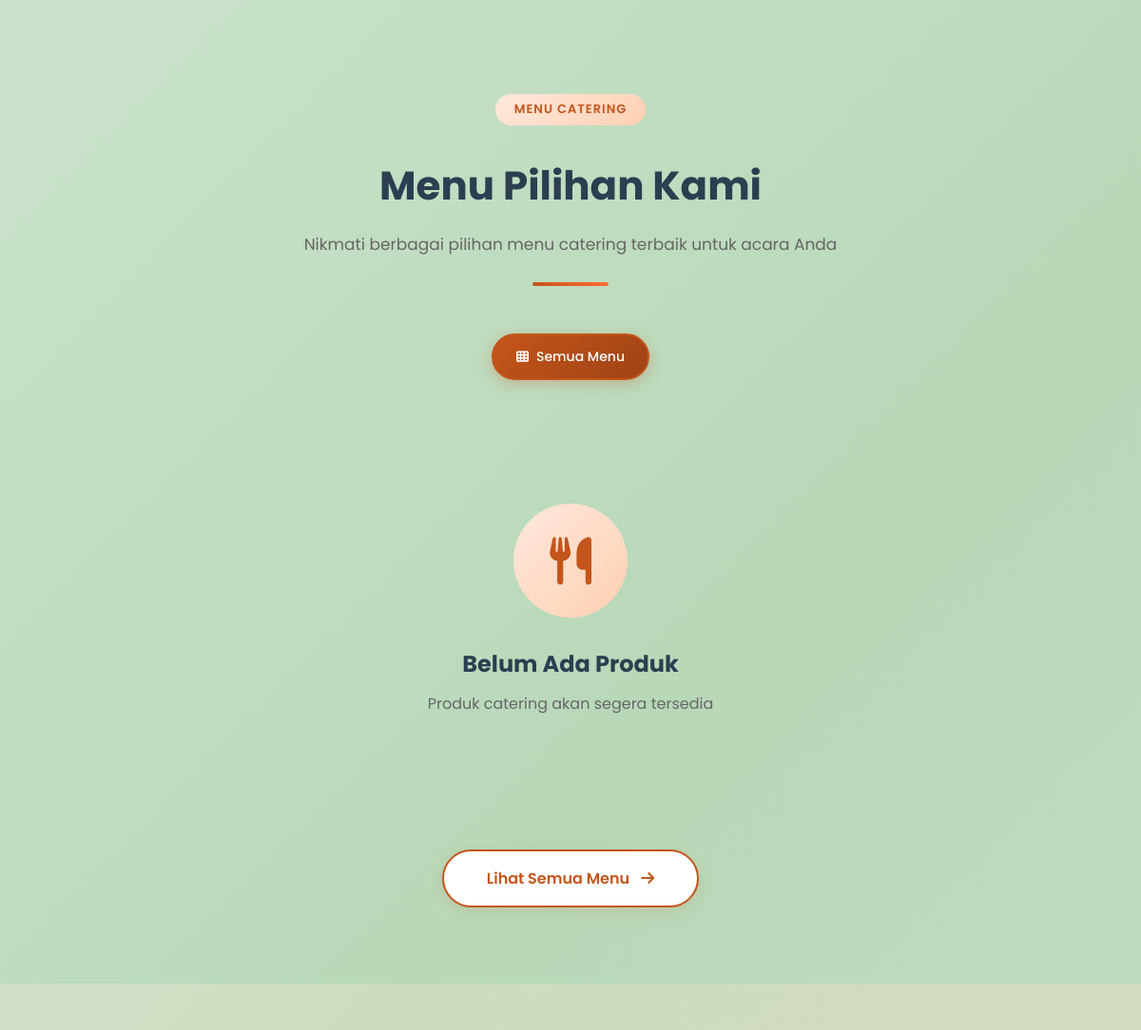
Before: / (middle part) with the older database file.
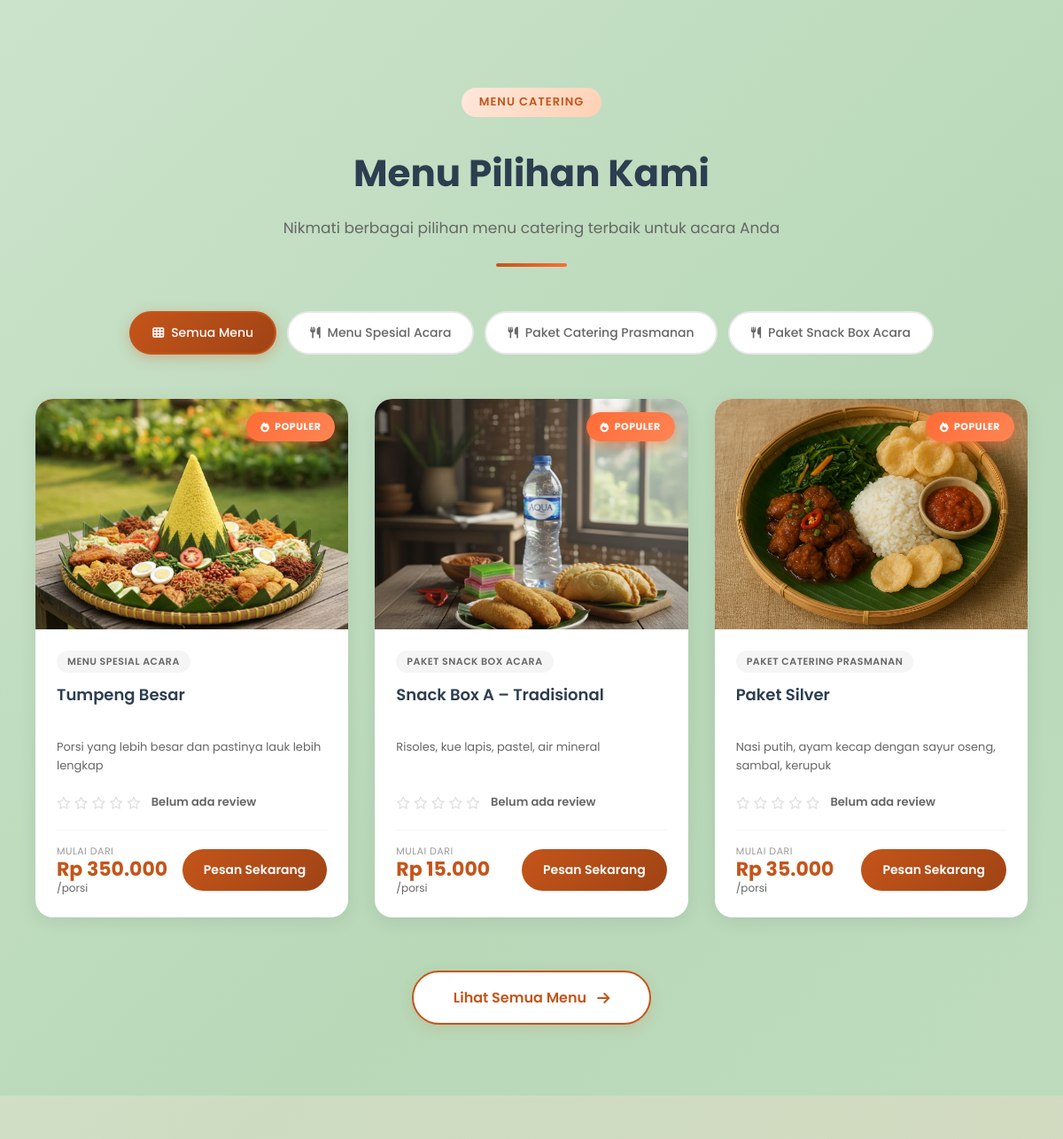
After: the same page with the newer database file.
### products/models.py (models this page shows, shortened)
class Category(models.Model):
    name = models.CharField(max_length=200, unique=True)
    slug = models.SlugField(max_length=200, unique=True, blank=True)
    description = models.TextField(blank=True)
    is_active = models.BooleanField(default=True)
    created_at = models.DateTimeField(auto_now_add=True)
    updated_at = models.DateTimeField(auto_now=True)
    class Meta:
        verbose_name_plural = "Categories"
        ordering = ['name']

class Product(models.Model):
    STATUS_CHOICES = [
        ('active', 'Active'),
        ('inactive', 'Inactive'),
        ('out_of_stock', 'Out of Stock'),
    ]
    category = models.ForeignKey(Category, on_delete=models.CASCADE, related_name='products')
    name = models.CharField(max_length=200)
    slug = models.SlugField(max_length=200, unique=True, blank=True)
    description = models.TextField()
    price = models.DecimalField(
        max_digits=12,
        decimal_places=0,
        validators=[MinValueValidator(0)]
    )
    image = models.ImageField(upload_to='products/%Y/%m/%d/', blank=True, null=True)
    stock = models.PositiveIntegerField(default=0)
    status = models.CharField(max_length=20, choices=STATUS_CHOICES, default='active')
    is_featured = models.BooleanField(default=False)
    created_at = models.DateTimeField(auto_now_add=True)
    updated_at = models.DateTimeField(auto_now=True)
    class Meta:
        ordering = ['-created_at']
    def get_average_rating(self):
        approved_reviews = self.reviews.filter(is_approved=True)
        if approved_reviews.exists():
            total = sum(review.rating for review in approved_reviews)
            return round(total / approved_reviews.count(), 1)
        return 0
    def get_review_count(self):
        return self.reviews.filter(is_approved=True).count()

### products/views.py (the view)
# urls.py: path('', views.home, name='home'),
def home(request):
    categories = Category.objects.filter(is_active=True)
    products = Product.objects.filter(
        status='active',
        is_featured=True
    ).select_related('category')[:8]
    context = {
        'categories': categories,
        'products': products,
        'show_search': False,  # ← SEARCH BAR TIDAK MUNCUL
    }
    return render(request, 'home.html', context)

### cart/context_processors.py (called while the page is built)
def cart_count(request):
    count = 0
    if request.user.is_authenticated:
        try:
            cart = Cart.objects.get(user=request.user)
            count = cart.total_items
        except Cart.DoesNotExist:
            count = 0
    return {'cart_count': count}

### products/templatetags/currency_filters.py (called while the page is built)
@register.filter(name='rupiah')
def rupiah(value):
    try:
        value = int(value)
        return f"Rp {value:,}".replace(',', '.')
    except (ValueError, TypeError):
        return "Rp 0"

### templates/home.html (shortened to what this page needs)
{% extends 'base.html' %}
{% load static %}
{% load currency_filters %}
{% block content %}
<section class="hero">
</section>
<section class="products-section">
    <div class="products-container">
        <div class="section-header">
            <span class="section-subtitle">Menu Catering</span>
            <h2>Menu Pilihan Kami</h2>
            <p>Nikmati berbagai pilihan menu catering terbaik untuk acara Anda</p>
            <div class="section-divider"></div>
        </div>
        <div class="product-filters">
            <button class="filter-btn active" data-filter="all">
                <i class="fas fa-th"></i>
                <span>Semua Menu</span>
            </button>
            {% for category in categories %}
            <button class="filter-btn" data-filter="{{ category.name|lower }}">
                <i class="fas fa-utensils"></i>
                <span>{{ category.name }}</span>
            </button>
            {% endfor %}
        </div>
        <div class="products-grid">
            {% for product in products %}
            <div class="product-card" data-category="{{ product.category.name|lower }}">
                <div class="product-image">
                    {% if forloop.counter <= 3 %}
                    <div class="product-badge">
                        <i class="fas fa-fire"></i> Populer
                    </div>
                    {% endif %}
                </div>
                <div class="product-info">
                    <span class="product-category">{{ product.category.name }}</span>
                    <h3>{{ product.name }}</h3>
                    <p class="product-desc">{{ product.description|truncatewords:12 }}</p>
                    <div class="product-rating">
                        {% with avg_rating=product.get_average_rating review_count=product.get_review_count %}
                            {% if review_count > 0 %}
                                {% with full_stars=avg_rating|floatformat:0|add:"0" %}
                                    {% for i in "12345" %}
                                        {% if forloop.counter <= full_stars %}
                                            <i class="fas fa-star"></i>
                                        {% elif forloop.counter|add:"-1" < avg_rating and avg_rating < forloop.counter %}
                                            <i class="fas fa-star-half-alt"></i>
                                        {% else %}
                                            <i class="far fa-star"></i>
                                        {% endif %}
                                    {% endfor %}
                                {% endwith %}
                                <span class="rating-text">{{ avg_rating|floatformat:1 }} <span class="review-count">({{ review_count }})</span></span>
                            {% else %}
                                {% for i in "12345" %}
                                    <i class="far fa-star"></i>
                                {% endfor %}
                                <span class="rating-text">Belum ada review</span>
                            {% endif %}
                        {% endwith %}
                    </div>
                    <div class="product-footer">
                        <div class="product-price-wrapper">
                            <span class="price-label">Mulai dari</span>
                            <span class="product-price">{{ product.price|rupiah }}</span>
                            <span class="price-unit">/porsi</span>
                        </div>
                        <a href="{% url 'product_detail' product.pk %}" class="btn-primary btn-small">
                            <span>Pesan Sekarang</span>
                        </a>
                    </div>
                </div>
            </div>
            {% empty %}
            <div class="empty-state">
                <div class="empty-icon">
                    <i class="fas fa-utensils"></i>
                </div>
                <h3>Belum Ada Produk</h3>
                <p>Produk catering akan segera tersedia</p>
            </div>
            {% endfor %}
        </div>
        <div class="view-all-wrapper">
            <a href="{% url 'menu' %}" class="btn-view-all">
                <span>Lihat Semua Menu</span>
                <i class="fas fa-arrow-right"></i>
            </a>
        </div>
    </div>
</section>
<section class="features-section">
</section>
{% endblock %}

### templates/base.html (shortened to what this page needs)
{% load static %}
<!DOCTYPE html>
<html lang="id">
<head>
    <link rel="stylesheet" href="https://cdnjs.cloudflare.com/ajax/libs/font-awesome/6.4.0/css/all.min.css">
    <link rel="stylesheet" href="{% static 'css/home.css' %}">
</head>
<body>
    {% block content %}
    {% endblock %}
</body>
</html>

Changed rows visible on the page:
added Category: name "Menu Spesial Acara"
added Category: name "Paket Catering Prasmanan"
added Category: name "Paket Snack Box Acara"
added Product: category.name "MENU SPESIAL ACARA", name "Tumpeng Besar", description "Porsi yang lebih besar dan pastinya lauk lebih lengkap", price|rupiah "Rp 350.000"
added Product: category.name "PAKET SNACK BOX ACARA", name "Snack Box A – Tradisional", description "Risoles, kue lapis, pastel, air mineral", price|rupiah "Rp 15.000"
added Product: category.name "PAKET CATERING PRASMANAN", name "Paket Silver", description "Nasi putih, ayam kecap dengan sayur oseng, sambal, kerupuk", price|rupiah "Rp 35.000"
Other visible differences:
text no longer shown: "Belum Ada Produk Produk catering akan segera tersedia"
